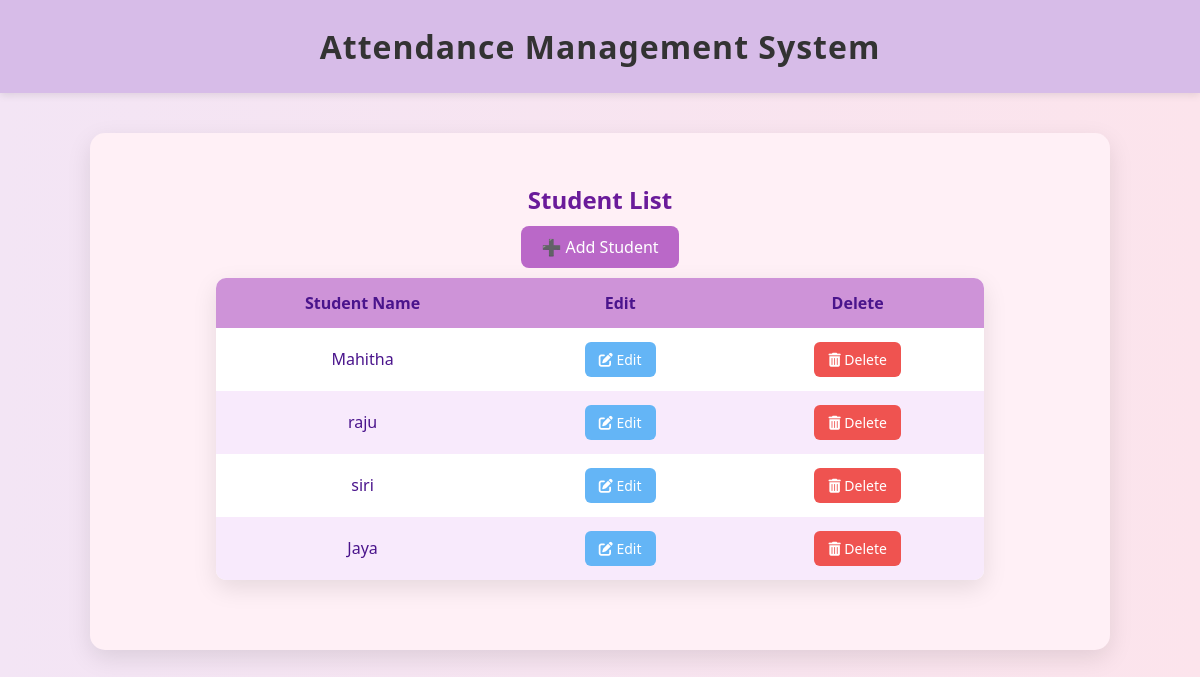
The page /students/ on the database its author committed.
### students/models.py (models this page shows, shortened)
class Student(models.Model):
    name = models.CharField(max_length=100)
    roll_no = models.IntegerField(unique=True)
    email = models.EmailField()

### students/views.py (the view)
# urls.py: path('', views.student_list, name='student_list'),           # View all students
def student_list(request):
    students = Student.objects.all()
    return render(request, 'students/student_list.html', {'students': students})

### students/templates/students/student_list.html (shortened to what this page needs)
{% extends 'base.html' %}
{% block content %}
<h2 style="text-align:center; color:#6a1b9a;">Student List</h2>
<div style="text-align:center; margin-bottom: 20px;">
  <a href="{% url 'student_create' %}" style="background-color:#ba68c8; color:white; padding:10px 20px; border-radius:8px; text-decoration:none; font-weight:500;">
    ➕ Add Student
  </a>
</div>
<table>
  <thead>
    <tr>
      <th>Student Name</th>
      <th>Edit</th>
      <th>Delete</th>
    </tr>
  </thead>
  <tbody>
    {% for student in students %}
    <tr>
      <td>{{ student.name }}</td>
      <td>
        <a href="{% url 'student_update' student.id %}" class="btn btn-edit">
          <i class="fas fa-edit"></i> Edit
        </a>
      </td>
      <td>
        <a href="{% url 'student_delete' student.id %}" class="btn btn-delete" onclick="return confirm('Are you sure you want to delete this student?');">
          <i class="fas fa-trash-alt"></i> Delete
        </a>
      </td>
    </tr>
    {% endfor %}
  </tbody>
</table>
<link rel="stylesheet" href="https://cdnjs.cloudflare.com/ajax/libs/font-awesome/6.5.0/css/all.min.css">
{% endblock %}

### students/static/students/style.css (style rules this page uses)
body { font-family: Arial, sans-serif; background-color: #f2f2f2; padding: 20px; }
h1, h2 { color: #333; }

### students/templates/base.html (style rules this page uses)
body { font-family: 'Segoe UI', Tahoma, Geneva, Verdana, sans-serif; background: linear-gradient(to right, #f8e8f1, #e0f7fa); margin: 0; padding: 0; color: #4b4453; }
a { color: #8e24aa; text-decoration: none; font-weight: 500; }
.btn { padding: 10px 18px; background-color: #ba68c8; color: white; border: none; border-radius: 8px; cursor: pointer; text-decoration: none; font-weight: 500; }

### students/templates/students/student_list.html (style rules this page uses)
body { background: linear-gradient(to right, #f3e5f5, #fce4ec); font-family: 'Segoe UI', Tahoma, Geneva, Verdana, sans-serif; margin: 0; padding: 0; }
table { width: 80%; margin: 0 auto 40px auto; border-collapse: collapse; border-radius: 10px; overflow: hidden; box-shadow: 0 8px 24px rgba(0, 0, 0, 0.1); background-color: white; }
th, td { padding: 14px 18px; text-align: center; font-size: 16px; color: #4a148c; }
thead { background-color: #ce93d8; color: #fff; }
tr:nth-child(even) { background-color: #f8eafc; }
.btn { padding: 8px 14px; border-radius: 6px; text-decoration: none; color: white; font-size: 14px; margin: 0 4px; display: inline-block; font-weight: 500; transition: 0.2s ease-in-out; }
.btn-edit { background-color: #64b5f6; }
.btn-delete { background-color: #ef5350; }

### rows shown on the page
Student: name "Mahitha"
Student: name "raju"
Student: name "siri"
Student: name "Jaya"
